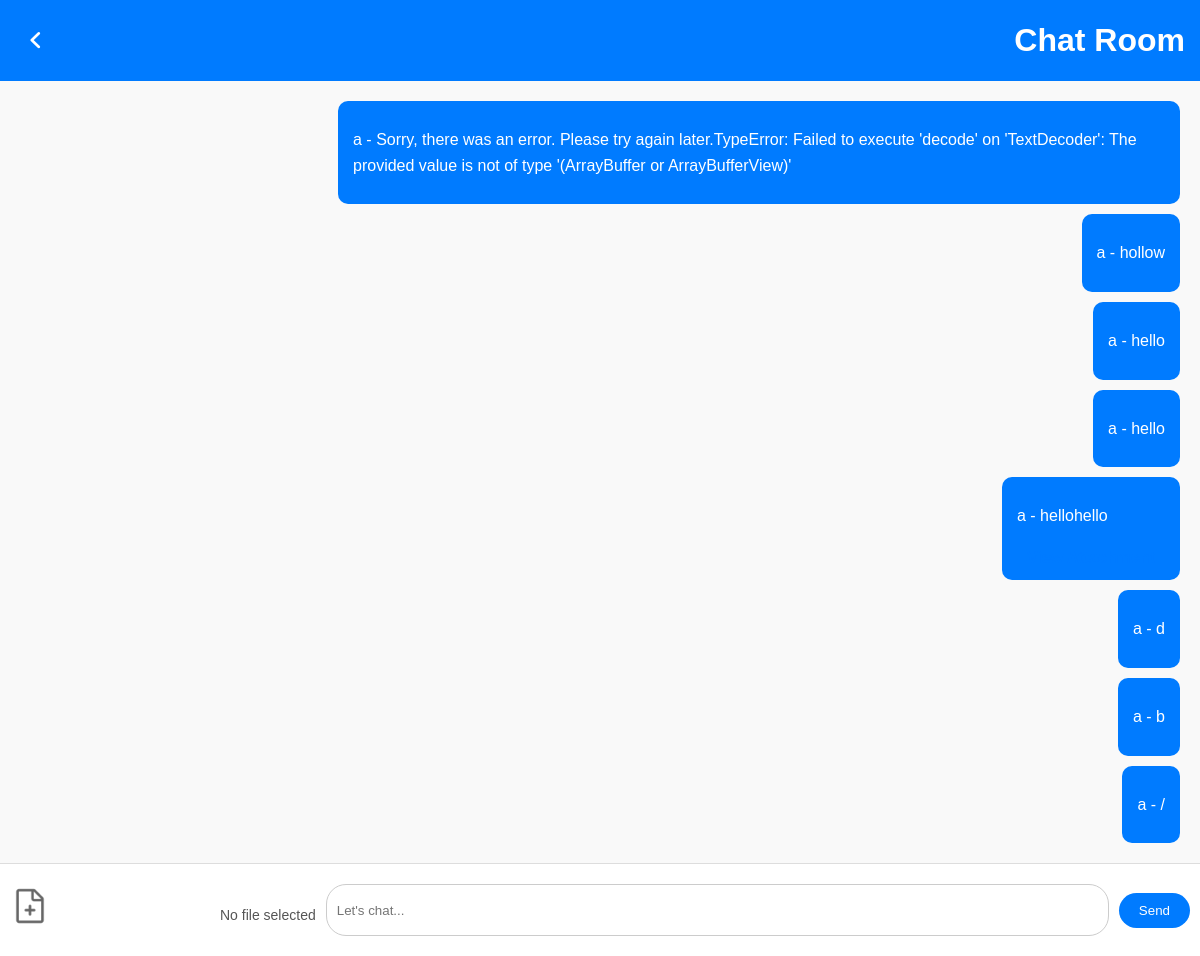
The page /chat (signed in) on the database its author committed.
### tables this page shows
CREATE TABLE messages (
                            id INTEGER PRIMARY KEY AUTOINCREMENT,
                            user_id INTEGER,
                            message TEXT NOT NULL,
                            timestamp DATETIME DEFAULT CURRENT_TIMESTAMP,
                            file_id INTEGER NULL,
                            username TEXT NOT NULL);

### server.py (the view)
@app.route('/chat', methods=['GET'])
def render_chat():
    if 'user_id' not in session:
        flash('You need to log in to access the chat.', 'warning')
        return redirect(url_for('login'))
    with sqlite3.connect('app.db') as conn:
        cursor = conn.cursor()
        cursor.execute('SELECT messages.*, files.filename FROM messages LEFT JOIN files ON messages.file_id = files.id ORDER BY timestamp ASC')
        messages = cursor.fetchall()
    return render_template('chat.html', messages=messages)

### templates/chat.html (shortened to what this page needs)
<!DOCTYPE html>
<html lang="en">
<head>
    <link rel="stylesheet" href="{{ url_for('static', filename='font/font.css') }}">
    <link rel="stylesheet" href="{{ url_for('static', filename='obs_style.css') }}">
</head>
<body>
    <header>
        <a href="{{ url_for('dashboard') }}" style="color: inherit;text-decoration: none;"><i class="iconfont back" style="font-size: 20px;"></i></a>
        <h1>Chat Room</h1>
    </header>
    <div class="chat-container">
        <ul id="messages">
            {% for message in messages %}
                <li class="{% if message[1] == session['user_id'] %}self{% endif %}">
                    <p>{{ message[-2] }} - {{ message[2] }}</p>
                    {% if message[6] %}
                        <div class="media-container">
                            {% if message[6].endswith('.jpg') or message[6].endswith('.png') or message[6].endswith('.gif') or message[6].endswith('.jpeg') %}
                                <img src="{{ url_for('uploaded_file', filename=message[6]) }}" alt="Image">
                            {% elif message[6].endswith('.mp4') or message[6].endswith('.webm') or message[6].endswith('.mp3') %}
                                <video controls>
                                    <source src="{{ url_for('uploaded_file', filename=message[6]) }}" type="video/mp4">
                                    Your browser does not support the video tag.
                                </video>
                            {% else %}
                                <a href="{{ url_for('uploaded_file', filename=message[6]) }}" target="_blank">View Attachment</a>
                            {% endif %}
                        </div>
                    {% endif %}
                </li>
            {% endfor %}
        </ul>
        <form class="message-form" method="post" enctype="multipart/form-data">
            <label class="file-label" for="file-input">
                <img src="{{ url_for('static', filename='file-add.png') }}" alt="Send" style="width: 20%; height: 2%;">
            </label>
            <span class="file-preview" id="file-preview">No file selected</span>
            <input type="text" name="message" placeholder="Let's chat..." required>
            <button class="send-button" type="submit">Send</button>
        </form>
    </div>
</body>
</html>

### templates/static/obs_style.css (style rules this page uses)
body { font-family: Arial, sans-serif; background-color: white; margin: 0; padding: 0; color: #333; line-height: 1.6; }
header { background-color: #007bff; color: white; padding: 10px; text-align: center; display: flex; align-items: center; }
a { color: #007bff; text-decoration: none; margin: 0 10px; font-weight: bold; }
h1 { margin: 0; }
button { background-color: #007bff; color: white; padding: 10px 20px; text-decoration: none; border-radius: 5px; border: none; }
input { height: 30px; margin: 10px; }

### templates/chat.html (style rules this page uses)
body { font-family: Arial, sans-serif; margin: 0; padding: 0; background-color: #f9f9f9; display: flex; flex-direction: column; height: 100vh; }
header { background-color: #007bff; color: white; padding: 15px; text-align: center; display: flex; justify-content: space-between; align-items: center; }
header a { color: white; text-decoration: none; font-size: 16px; margin: 0 10px; }
.chat-container { flex: 1; display: flex; flex-direction: column; justify-content: space-between; overflow: hidden; }
#messages { list-style: none; margin: 0; padding: 20px; overflow-y: auto; flex: 1; display: flex; flex-direction: column; gap: 10px; }
#messages li { background: #e0e0e0; padding: 10px 15px; border-radius: 10px; max-width: 70%; }
#messages li.self { background: #007bff; color: white; align-self: flex-end; }
.message-form { display: flex; align-items: center; padding: 10px; border-top: 1px solid #ddd; background: white; }
.message-form input[type="text"] { flex: 1; padding: 10px; border: 1px solid #ccc; border-radius: 20px; margin-right: 10px; outline: none; }
.file-label { color: #007bff; cursor: pointer; margin-right: 10px; }
.send-button { background-color: #007bff; color: white; border: none; border-radius: 20px; padding: 10px 20px; cursor: pointer; }
.file-preview { margin-top: 10px; font-size: 14px; color: #555; }
.media-container { margin-top: 10px; }

### rows shown on the page
messages: username "a", message "Sorry, there was an error. Please try again later.TypeError: Failed to execute 'decode' on 'TextDecoder': The provided value is not of type '(ArrayBuffer or ArrayBufferView)'"
messages: username "a", message "hollow"
messages: username "a", message "hello"
messages: username "a", message "hello"
messages: username "a", message "hellohello"
messages: username "a", message "d"
messages: username "a", message "b"
messages: username "a", message "/"
